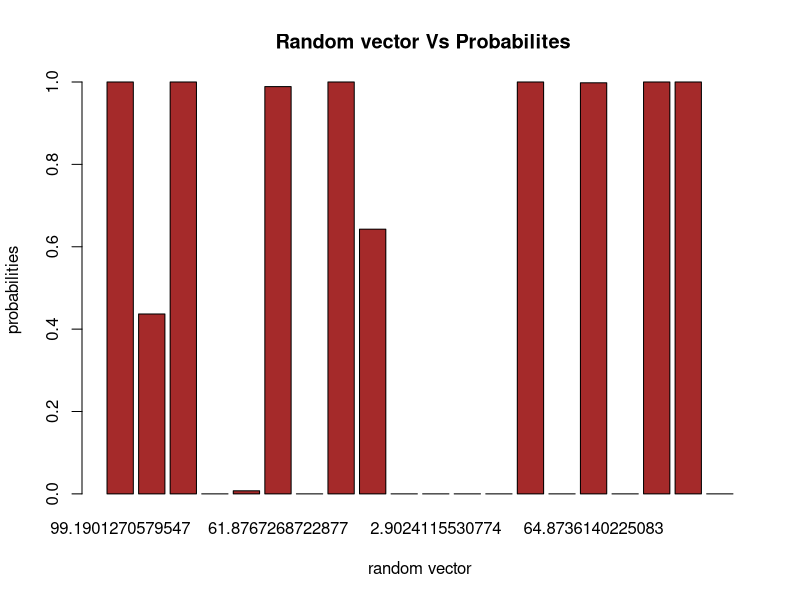
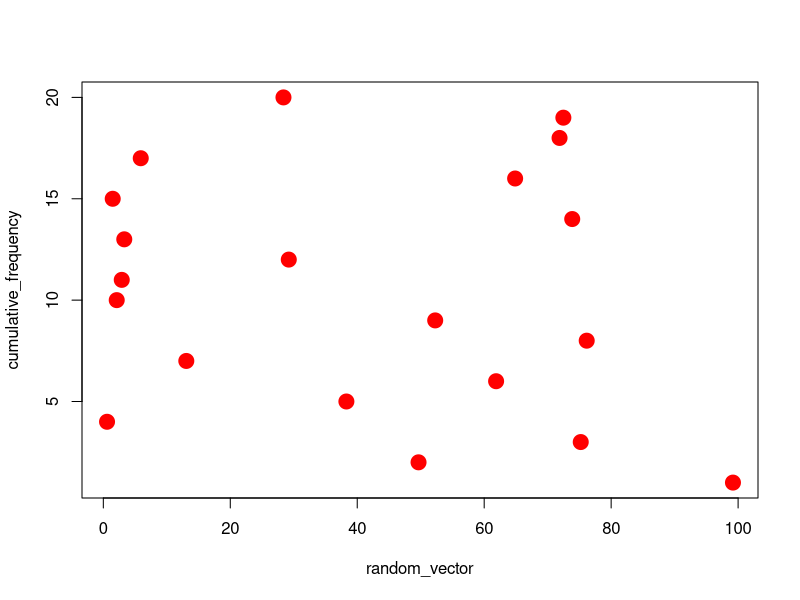
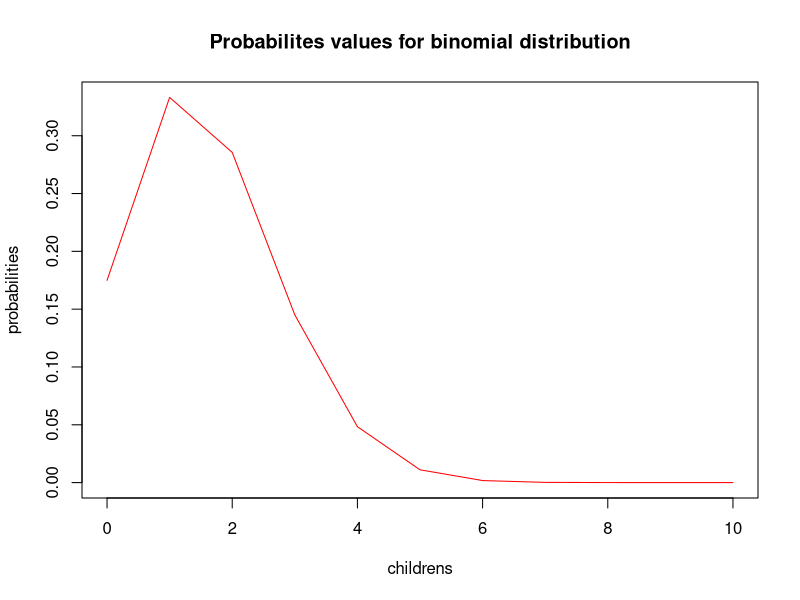
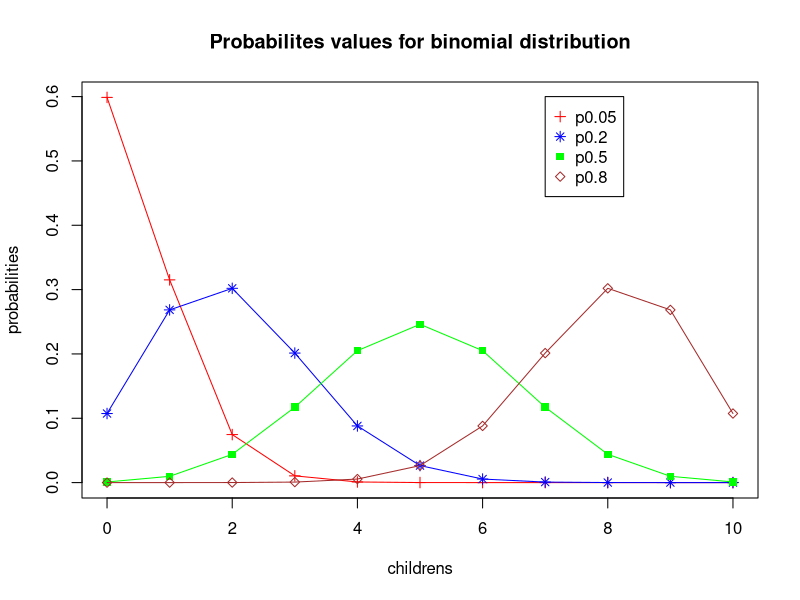
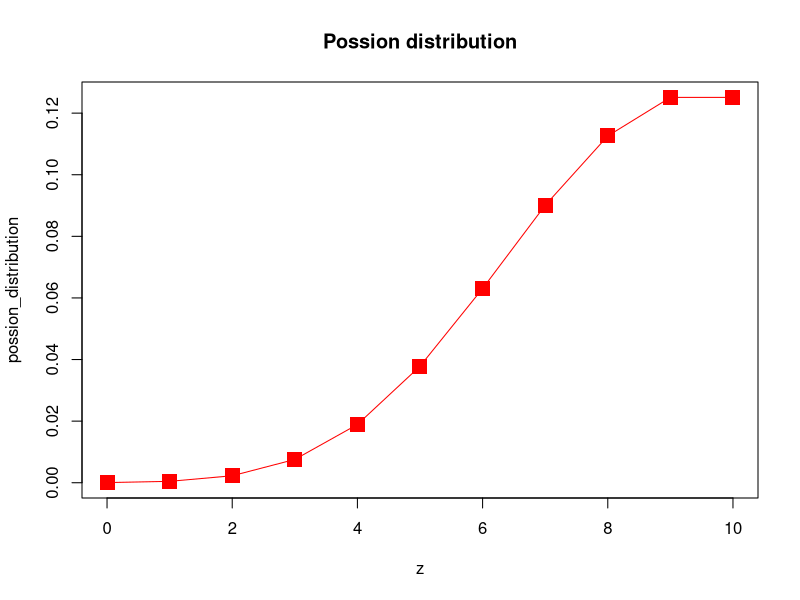

Source code (R) for these figures, in order:
# Question 1
# Perform the following task

# Question 1(a) : In R a simple bar graph can be used to model 
#                 the probability distribution function.
#                 Take a random vector and probability
#                 associated with it and plot it with a bar graph.


 
random_vector <- c(runif(20, 0 , 100)) # Generating a random vector values
summary(random_vector)  # getting the summary about the vector
unique_vector <- unique(random_vector)
probabilities <- pnorm(random_vector, mean = 50.453, sd = 5)
barplot(probabilities,
        main = " Random vector Vs Probabilites",
        xlab = "random vector",
        ylab="probabilities",
        names.arg = unique_vector, col = "brown")


# Question 1(b) : For the above problem create a cumulative 
#                 frequency table and plot the cumulative
#                 frequency against each sample point mentioned in the vector.

# generating frequency table
data <- table(random_vector)
# generating frequency table
data
# finding the cumulative frequency of the data
cumulative_frequency <- cumsum(data)
cumulative_frequency
# creating a dataframe
cf_dataframe <- data.frame(data, cumulative_frequency)
cf_dataframe
plot(random_vector, cumulative_frequency, pch = 19, cex = 2, col ="red")


# Question 1(c) : Using some simple commands in R generate the 
#                 probability values for the binomial
#                 distribution for the number of children in 10 with
#                 blue eyes using p =0.16. 
#                 Plot the  obtained result.

x <- c(0:10)
probabilities <- dbinom(x, size = 10, prob = 0.16)
probabilities
plot(x, probabilities, main="Probabilites values for binomial distribution", 
     xlab = "childrens", ylab="probabilities", type = "l", col="red", cex= 5)

# Question 1(d) : Run the above example with probabilities
#                 that a child has blue eyes is 0.05, 0.2, 0.5,
#                 and 0.8 and see how this changes the distribution.

probab_1 <- dbinom(x, size = 10, prob = 0.05)
probab_2 <- dbinom(x, size = 10, prob = 0.2)
probab_3 <- dbinom(x, size = 10, prob = 0.5)
probab_4 <- dbinom(x, size = 10, prob = 0.8)

plot(x, probab_1, main="Probabilites values for binomial distribution", 
     xlab = "childrens", ylab="probabilities", type = "o", col="red", pch = 3)

# plotting second curve
points(x, probab_2, col="blue", pch=8)
lines(x, probab_2, col="blue")

# plotting 3rd curve
points(x, probab_3, col="green", pch=15)
lines(x, probab_3, col="green")

# plotting the 4rth curve
points(x, probab_4, col="brown", pch=23)
lines(x, probab_4, col="brown")

#legands
legend(7,0.6,legend =  c("p0.05","p0.2","p0.5","p0.8"),col= c("red","blue","green","brown"),pch=c(3,8,15,23))



# Question 1(e) : Consider you have a vector 0:10. 
#                 Compute poisson distribution with p=0.2. Plot it
#                 to visualize the distribution.

z <- c(0:10)
possion_distribution <- dpois(z,10,0.2)
plot(z, possion_distribution, main="Possion distribution", 
      type = "o", col="red", cex= 2, pch=15)
